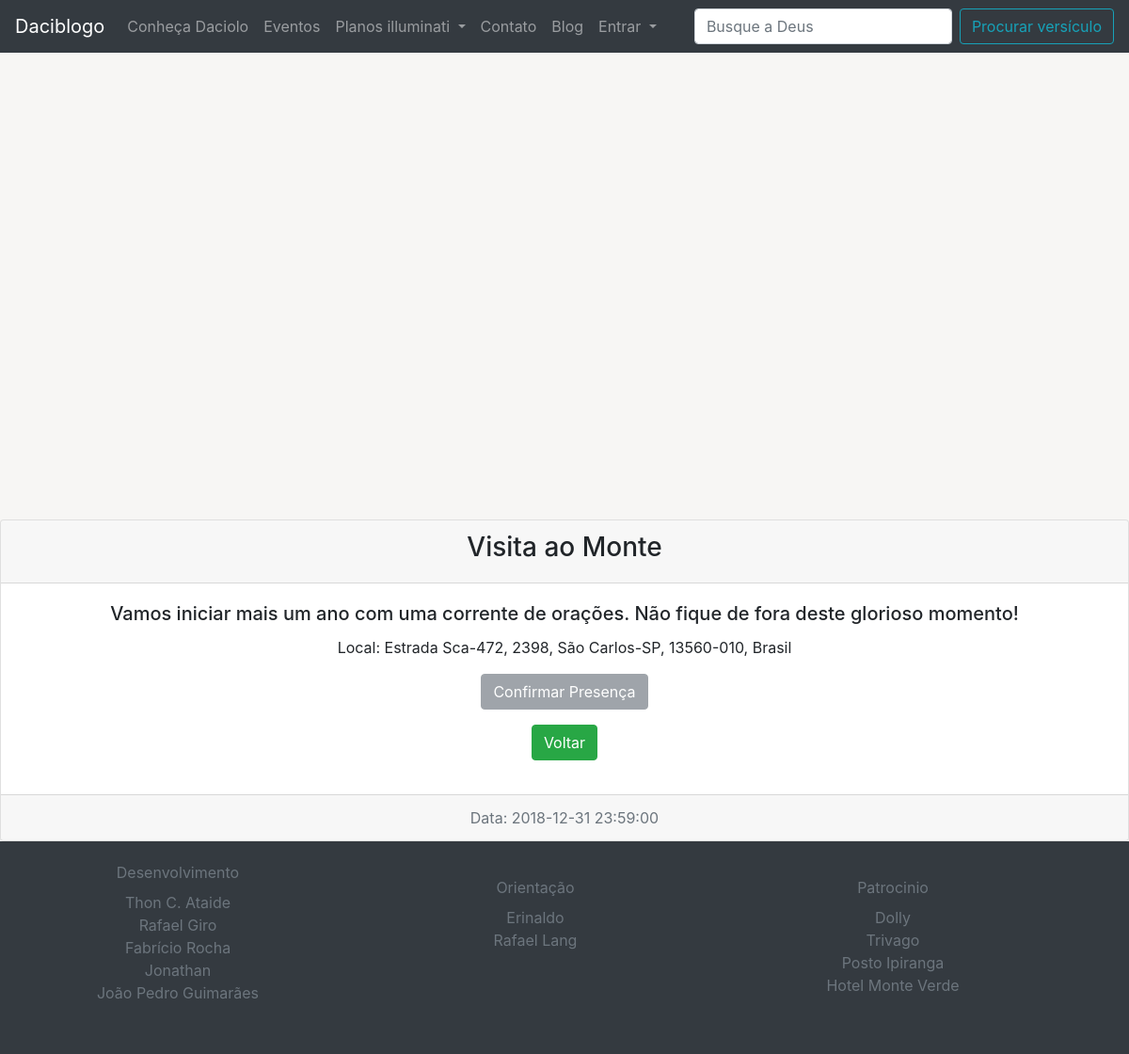
The app's page /eventos/index.php?id=2 with its own data.
### tables this page shows
CREATE TABLE EVENTO (ID INT NOT NULL AUTO_INCREMENT ,NOME VARCHAR(60) NOT NULL, DESCRICAO VARCHAR(200) NOT NULL, ADDRESS VARCHAR(200) NOT NULL, DATA DATETIME DEFAULT CURRENT_TIMESTAMP, DELETADO BOOLEAN DEFAULT FALSE, PRIMARY KEY (ID));

### eventos/DAO/eventoDAO.php (called while the page is built, shortened)
<?php
$dir = $_SERVER['DOCUMENT_ROOT'];
require_once $dir . '/blogdw1/eventos/Model/evento.php';
function getEvento($id)
{
    $pdo = conectar();
    $stmt = $pdo->query('SELECT * FROM EVENTO WHERE ID=' . $id . ';');
    $select = $stmt->fetch();
    $evento = new Evento();
    $evento->setId($select['ID']);
    $evento->setNome($select['NOME']);
    $evento->setDescricao($select['DESCRICAO']);
    $evento->setData($select['DATA']);
    $evento->setEndereco($select['ADDRESS']);
    return $evento;
}
?>

### eventos/Model/evento.php (called while the page is built, shortened)
<?php
class Evento
{
    private $nome;
    private $descricao;
    private $data;
    private $endereco;
    public function getNome()
    {
        return $this->nome;
    }
    public function setNome($nome)
    {
        $this->nome = $nome;
    }
    public function getDescricao()
    {
        return $this->descricao;
    }
    public function setDescricao($descricao)
    {
        $this->descricao = $descricao;
    }
    public function getData()
    {
        return $this->data;
    }
    public function setData($data)
    {
        $this->data = $data;
    }
    public function getEndereco()
    {
        return $this->endereco;
    }
    public function setEndereco($endereco)
    {
        $this->endereco = $endereco;
    }
}
?>

### eventos/eventos.php (the view, shortened to what this page needs)
<?php
$dir = $_SERVER['DOCUMENT_ROOT'];
require_once $dir . '/blogdw1/eventos/DAO/eventoDAO.php';
    ?>
        <?php
    function mostrarEvento($id)
    {
        $evento = getEvento($id);
        ?>
        <br>
        <div class="card text-center">
            <div class="card-header">
                <h3><?= utf8_encode($evento->getNome()) ?></h3>
            </div>
            <div class="card-body">
                <h5 class="card-title"><?= utf8_encode($evento->getDescricao()) ?></h5>
                <p class="card-text">Local: <?= utf8_encode($evento->getEndereco()) ?></p>
                <?php
                if (isset($_SESSION['UsuarioID'])) {
                    if ($presenca->fetch(PDO::FETCH_ASSOC) == false) {
                        echo "<a href='/blogdw1/eventos/index.php?confirmar=" . $evento->getId() . "' class='btn btn-primary'>Confirmar Presença</a>";
                    } else {
                        echo "<a href='/blogdw1/eventos/index.php?remover=" . $evento->getId() . "' class='btn btn-danger'>Remover Presença</a>";
                    }
                } else {
                    echo "<a href='#' class='btn disabled btn-secondary'>Confirmar Presença</a>";
                }
                echo "<br><a href='/blogdw1/eventos/index.php' class='btn btn-success m-3'>Voltar</a>";
                ?>
            </div>
            <div class="card-footer text-muted">
                Data: <?= $evento->getData() ?>
            </div>
        </div>
    <?php
}
?>

### records on screen
evento: NOME "Visita ao Monte", DESCRICAO "Vamos iniciar mais um ano com uma corrente de orações. Não fique de fora deste glorioso momento!", ADDRESS "Estrada Sca-472, 2398, São Carlos-SP, 13560-010, Brasil", DATA "2018-12-31 23:59:00"
